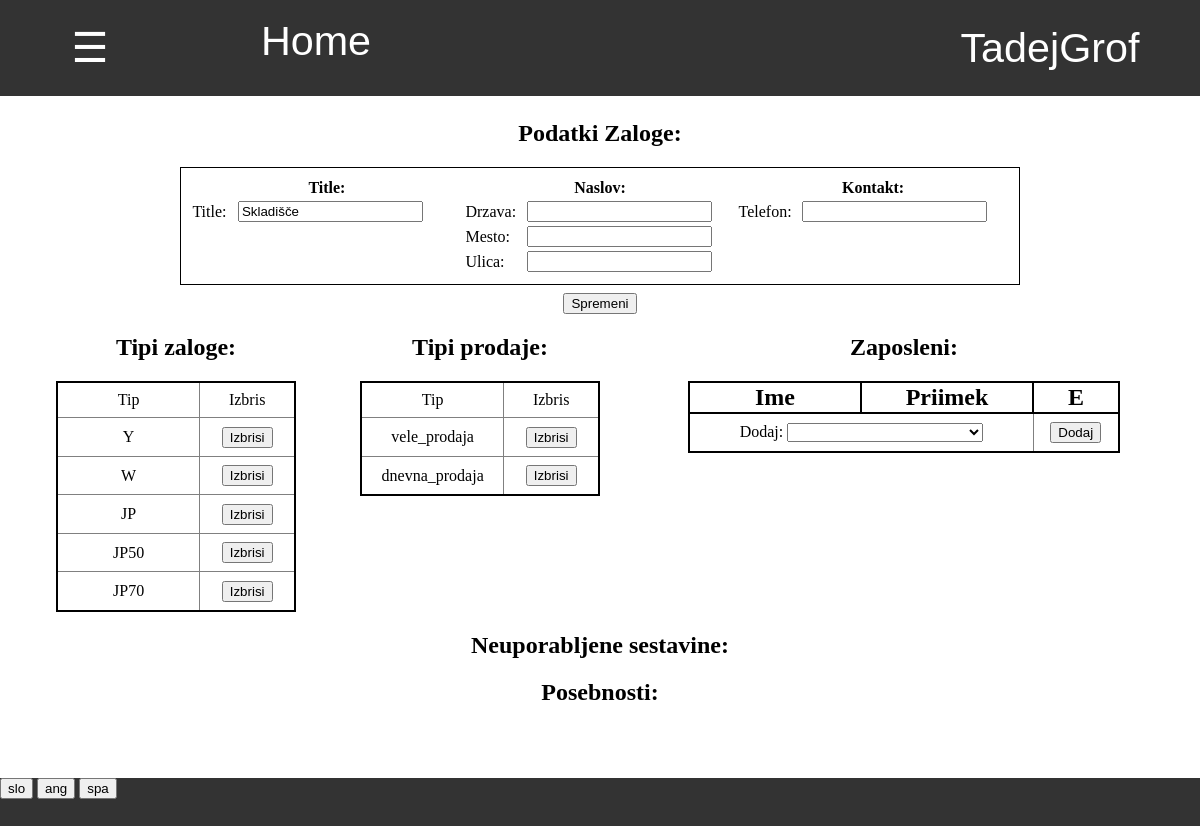
/pregled_zalog/ogled/1/ (signed in), run on the app's committed database.
### program/models.py (models this page shows, shortened)
class Profil(models.Model):
    user = models.OneToOneField(User,on_delete=models.CASCADE)
    jezik =  models.CharField(default="spa",max_length=3, choices=JEZIKI)
    aktivna_zaloga = models.ForeignKey(Zaloga, default=1, on_delete=models.CASCADE)
    dovoljene_zaloge = models.ManyToManyField(Zaloga, related_name = "dovoljene")
    stranka = models.OneToOneField(Stranka, on_delete=models.CASCADE, default=None, null=True, blank=True)
    celo_ime = models.CharField(default="",max_length=40)
    tip_banke = models.CharField(default="",max_length=40)
    stevilka_racuna = models.CharField(default="",max_length=40)
    telefon = models.CharField(default="",max_length=40)

### zaloga/models.py (models this page shows, shortened)
class Zaloga(models.Model):
    title = models.CharField(default="skladisce", max_length=20)
    tipi_prodaje = models.CharField(default='["vele_prodaja"]', max_length=50)
    tipi_sestavine = models.CharField(default='["Y","W","JP","JP50","JP70"]', max_length=50)
    @property
    def tipi_prodaj(self):
        return json.loads(self.tipi_prodaje)
    @property
    def tipi_sestavin(self):
        return json.loads(self.tipi_sestavine)

### program/pregled_views.py (the view)
# urls.py: path('ogled/<int:pk>/',pregled_views.pregled_zaloge, name="pregled_skladisca"),
def pregled_zaloge(request, pk):
    zaloga = Zaloga.objects.get(pk = pk)
    slovar = {
        'zaloga':zaloga,
        'pk':pk
    }
    return pokazi_stran(request,'pregled/zaloga.html',slovar)

### program/models.py (called while the page is built)
    @property
    def vrni_jezike(self):
        return JEZIKI

### request_funkcije.py (called while the page is built)
def vrni_slovar(request):
    with open('slovar.json') as dat:
        slovar = json.load(dat)
    return slovar

def pokazi_stran(request, html, baze={}):
    je_stranka = False
    program = Program.objects.first()
    zaloga = request.user.profil.aktivna_zaloga
    if request.user.profil.stranka != None:
        je_stranka = True
    slovar = {'je_stranka':je_stranka,'program':program,'slovar':vrni_slovar(request),'jezik':request.user.profil.jezik}
    slovar.update(baze)
    if not 'zaloga' in baze:
        slovar.update({'zaloga':zaloga})
    slovar.update({'zaloga_pk':slovar['zaloga'].pk})
    return render(request, html, slovar)

### zaloga/templatetags/zaloga_exstras.py (called while the page is built)
@register.filter(name="ima_prodajo")
def ima_prodajo(zaloga,prodaja):
    return prodaja in zaloga.tipi_prodaj

@register.filter
def keyvalue(dict, key):
    return dict[key]

### program/templates/pregled/zaloga.html (shortened to what this page needs)
{% extends 'program/base.html' %}
{% load zaloga_exstras %}
{% block content %}
<h2 style="margin-top:2%"> Podatki Zaloge: </h2>
<div style="display:inline-block;width:70%;text-align:center;margin-left:10%;margin-right:10%">
    <table style="padding:1%;border:1px solid black" class="tabela_podatkov">
        <tr>
            <th width="33%" colspan="2"> {{slovar|keyvalue:'Title'|keyvalue:jezik}}: </th>
            <th width="33%" colspan="2"> {{slovar|keyvalue:'Naslov'|keyvalue:jezik}}: </th>
            <th width="33%" colspan="2"> {{slovar|keyvalue:'Kontakt'|keyvalue:jezik}}: </th>
        </tr>
        <tr>
            <td> Title: </td>
            <td> <input form="sprememba_zaloge" type="text" name="title" value="{{zaloga.title}}">  </td>
            <td> Drzava: </td>
            <td> <input form="sprememba_zaloge" name="drzava" value="{{zaloga.naslov.drzava}}"> </td>
            <td> Telefon: </td>
            <td> <input form="sprememba_zaloge" type="text" value="{{zaloga.telefon}}">  </td>
        </tr>
        <tr>
            <td></td>
            <td></td>
            <td> Mesto: </td>
            <td> <input form="sprememba_zaloge" name="mesto" value="{{zaloga.naslov.mesto}}"> </td>
        </tr>
        <tr>
            <td></td>
            <td></td>
            <td> Ulica: </td>
            <td> <input form="sprememba_zaloge" name="ulica" value="{{zaloga.naslov.ulica}}"> </td>
        </tr>
    </table>
    <form id="sprememba_zaloge" action="{% url 'sprememba_zaloge' zaloga.pk %}" method="POST">
        <input type="submit" value="{{slovar|keyvalue:'Spremeni'|keyvalue:jezik}}">
    </form>
</div>
<div style="display:inline-block;width:25%;vertical-align:top">
    <h2> Tipi zaloge: </h2>
    <div class="table" >
        <table style="width:80%;margin-left:10%"   class="tabela_vnosov">
            <tr>
                <td width="60%"> Tip </td>
                <td width="40%"> Izbris </td>
            </tr>
            {% for tip in zaloga.tipi_sestavin %}
                <tr>
                    <td> {{tip}} </td>
                    <td>
                        <form method="POST">
                            <input type="submit" value="Izbrisi">
                        </form>
                    </td>
                </tr>
            {% endfor %}
        </table>
    </div>
</div>
<div style="display:inline-block;width:25%;vertical-align:top">
    <h2> Tipi prodaje: </h2>
    <div class="table" >
        <table  style="width:80%;margin-left:10%"  class="tabela_vnosov">
            <tr>
                <td width="60%"> Tip </td>
                <td width="40%"> Izbris </td>
            </tr>
            {% for tip in zaloga.tipi_prodaj %}
                <tr>
                    <td> {{tip}} </td>
                    <td>
                        <form method="POST">
                            <input type="submit" value="Izbrisi">
                        </form>
                    </td>
                </tr>
            {% endfor %}
        </table>
    </div>
</div>
<div style="display:inline-block;width:45%;vertical-align:top">
    <h2> Zaposleni: </h2>
    <div style="width:80%;display:inline-block"  class="table" >
        <table  class="tabela_vnosov">
            <tr>
                <th width="40%"> Ime </th>
                <th width="40%"> Priimek </th>
                <th width="20%"> E </th>
            </tr>
            <tr>
                <td colspan="2">
                    Dodaj:
                    <select style="width:60%" form="nov_zaposleni" name="zaposleni">
                    </select>
                </td>
                <td>
                    <form method="POST">
                        <input type="submit" value="Dodaj">
                    </form>
                </td>
            </tr>
        </table>
    </div>
</div>
<h2> Neuporabljene sestavine: </h2>
<h2> Posebnosti: </h2>
{% endblock %}

### program/templates/css/navbar.html (shortened to what this page needs)
{% load zaloga_exstras %}
<div id="navbar" class="navbar">
    {% if je_stranka %}
        <div style="display:inline-block;width:28%"><a href="{% url 'stranka_pregled_narocil' %}" style="width:100%"> Pregled narocil </a></div>
        <div style="display:inline-block;width:22%"><a href="{% url 'stranka_zgodovina' %}" style="width:100%"> Zgodovina </a></div>
        <a style="width:15%" href="/">Home</a>
    {% else %}
        <button onclick="odpri()" class="nav" style="width:15%"> ☰ </button>
        <a style="width:20%" href="/">Home</a>
    {% endif %}
    <div class="racun dropdown" id="racun">
        <button class="dropbtn" >{{ user.get_username }}
        </button>
    </div>
</div>

### program/static/css/footer.css (style rules this page uses)
div { margin: 0%; padding: 0%; }
div input { margin: 0%; }
div form { margin:0%; padding: 0% }

### program/templates/program/base.html (style rules this page uses)
body { margin: 0%; padding: 0%; overflow:hidden; }
div { margin: 0%; padding: 0%; }

### program/templates/css/tabele.html (style rules this page uses)
table.tabela_vnosov { width:100%; border-spacing:0; border: 2px solid black; border-collapse: collapse; padding:0.5%; table-layout:"fixed" }
table.tabela_vnosov th { border: 2px solid black; border-collapse: collapse; font-size: 150%; }
table.tabela_vnosov td { font-size: 100%; text-align: center; border: 1px solid grey; padding: 1vmin; border-collapse: collapse; }
table.tabela_podatkov { width:100%; margin-bottom:1%; }

### program/templates/css/navbar.html (style rules this page uses)
.navbar { overflow: hidden; background-color: #333; font-family: Arial; height:12% }
.navbar a { float: left; font-size: 5vmin; color: white; text-align: center; padding: 18px 16px; text-decoration:none; height:100%; }
.navbar .dropdown, .nav { float: left; height:100%; width:100%; margin:0; overflow:hidden; }
.navbar .dropdown .dropbtn, .nav { font-size: 5vmin; border: none; outline: none; color: white; padding: 12px 16px; width:100%; height:100%; background-color: inherit; font-family: inherit; margin: 0; }
.navbar .racun { float:right; width:300px; overflow:hidden }

### data on the page
Profil: jezik "Title", jezik "Naslov", jezik "Kontakt", jezik "Spremeni"
Zaloga: title "Skladišče"

### other printed values
{{ user.get_username }} "TadejGrof"
{{ tip }} "Y" "W" "JP" "JP50" "JP70"
{{ tip }} "vele_prodaja" "dnevna_prodaja"
